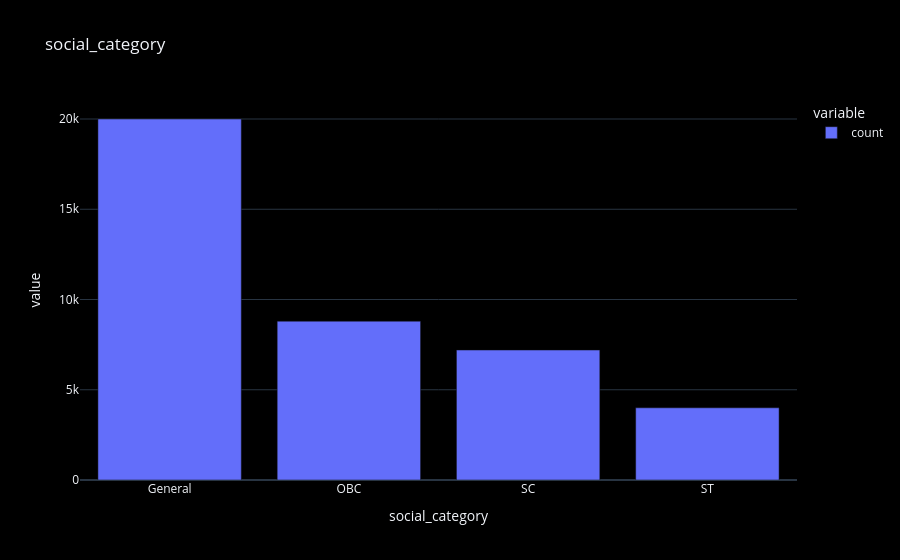

Notebook cell for this chart:
### Markdown cell above
### About 54% earn nothing at 18 and 30 months. Earnings are 0 exactly when the person is not employed.

### Code cell
counts = df['social_category'].value_counts()
fig = px.bar(counts , title='social_category')
fig.show()
df['social_category'].value_counts(normalize=True)

### Figure 1 — Plotly figure (JSON) as saved in the notebook; plotly's stock layout.template omitted (floating-point values rounded to 4 significant figures)
{"data": [{"hovertemplate": "variable=count<br>social_category=%{x}<br>value=%{y}<extra></extra>", "legendgroup": "count", "marker": {"color": "#636efa", "pattern": {"shape": ""}}, "name": "count", "orientation": "v", "showlegend": true, "textposition": "auto", "type": "bar", "x": ["General", "OBC", "SC", "ST"], "xaxis": "x", "y": [20000, 8800, 7200, 4000], "yaxis": "y"}], "layout": {"barmode": "relative", "legend": {"title": {"text": "variable"}, "tracegroupgap": 0}, "title": {"text": "social_category"}, "xaxis": {"anchor": "y", "domain": [0.0, 1.0], "title": {"text": "social_category"}}, "yaxis": {"anchor": "x", "domain": [0.0, 1.0], "title": {"text": "value"}}}}
